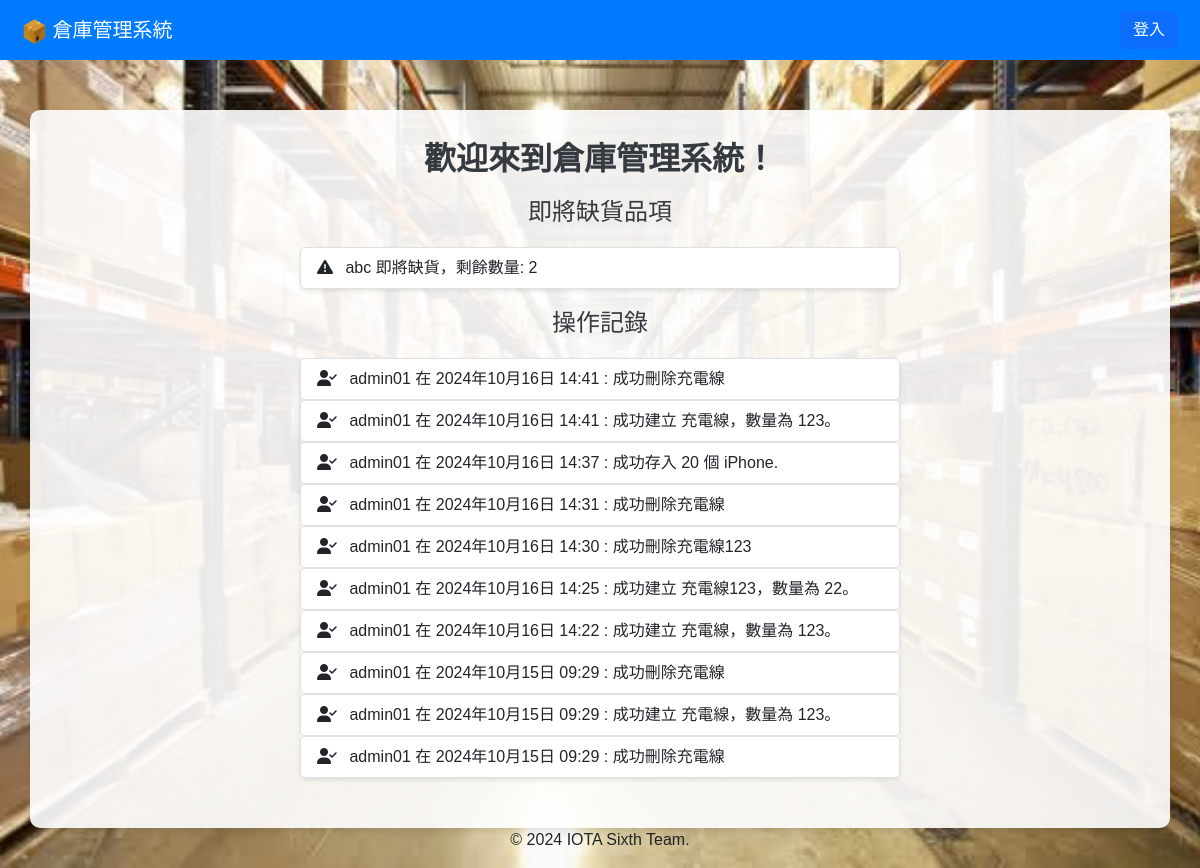
The app's page /, older data.
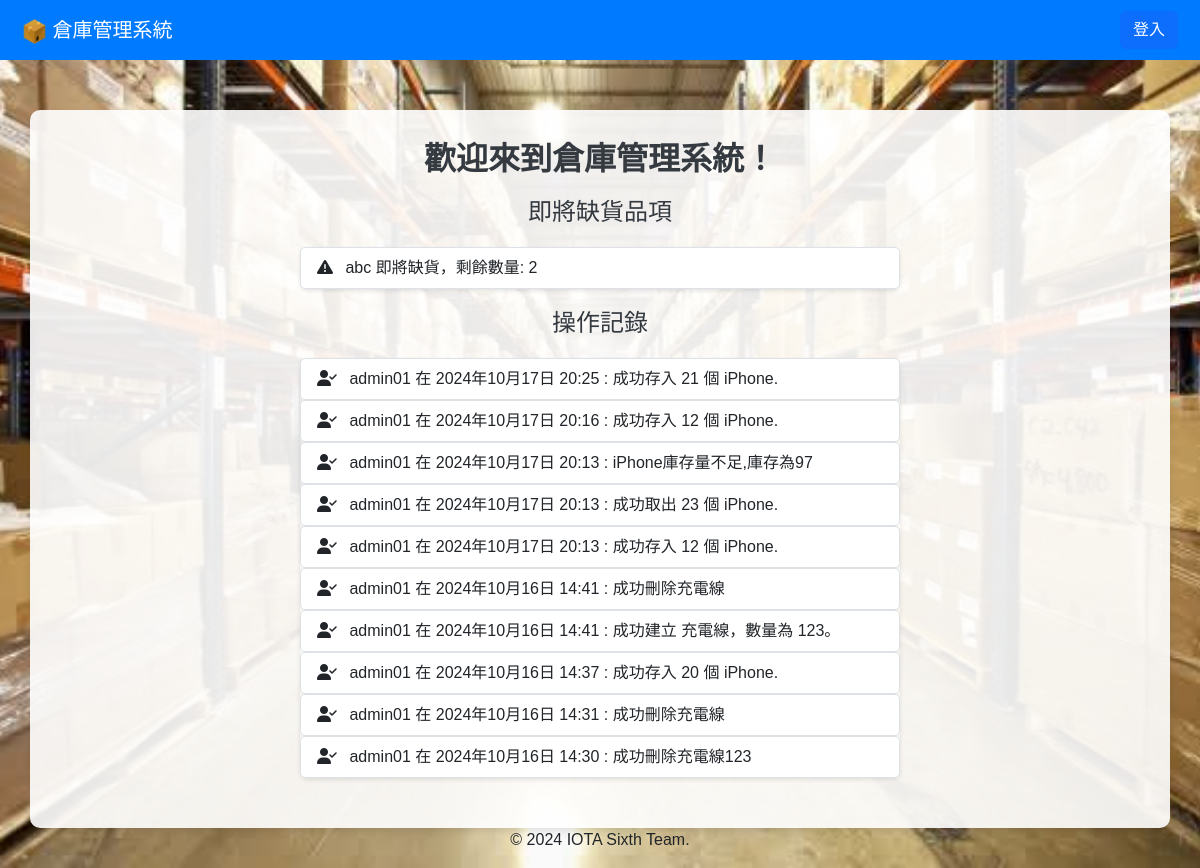
The same page, newer data.
### myapp/models.py (models this page shows, shortened)
class Product(models.Model):
    serial_number = models.AutoField(primary_key=True)  # 流水號，會自動遞增
    barcode = models.CharField(max_length=50, unique=True)
    product_name = models.CharField(max_length=100)  # 貨品名稱
    arrival_date = models.DateField(default=timezone.now)  # 進貨日期，預設為當前日期
    quantity = models.PositiveIntegerField()  # 貨品數量，必須為正整數
    product_type = models.ForeignKey(ProductType, on_delete=models.SET_NULL, null=True)  # 與類型關聯
    description = models.TextField(blank=True, null=True)  # 敘述，允許為空
    supplier = models.ForeignKey(Supplier, on_delete=models.SET_NULL, null=True)  # 與廠商關聯

class ActivityLog(models.Model):
    user = models.ForeignKey(User, on_delete=models.CASCADE)
    action = models.CharField(max_length=255)  # 動作描述
    timestamp = models.DateTimeField(auto_now_add=True)  # 記錄時間

### myapp/views.py (the view)
# urls.py: path('', views.home_view, name='home'),
def home_view(request):
    user = request.user  # 獲取登入者資訊
    logs = ActivityLog.objects.order_by('-timestamp')[:10]  # 只顯示最近的10條記錄
    less_product = Product.objects.filter(quantity__lt=10)
    return render(request, 'home.html', {'user': user,'logs': logs,'less_product':less_product})

### templates/home.html (shortened to what this page needs)
{% extends "base.html" %}
{% block title %}
    {% load static %}
{% endblock title %}
{% block content %}
    <div class="container welcome-container">
        <h1 class="header-title">歡迎來到倉庫管理系統！</h1>
        <h2 class="record-title">即將缺貨品項</h2>
        <div class="log-list">
            <ul class="list-group">
                {% for product in less_product %}
                    <li class="list-group-item d-flex justify-content-between align-items-center">
                        <div>
                            <i class="fa fa-exclamation-triangle me-2"></i>
                            {{ product.product_name }} 即將缺貨，剩餘數量: {{ product.quantity }}
                        </div>
                    </li>
                {% empty %}
                    <li class="list-group-item">目前沒有即將缺貨品項。</li>
                {% endfor %}
            </ul>
        </div>
        <h2 class="record-title">操作記錄</h2>
        <div class="log-list">
            <ul class="list-group">
                {% for log in logs %}
                    <li class="list-group-item d-flex justify-content-between align-items-center">
                        <div>
                            <i class="fas fa-user-check me-2"></i>
                            {{ log.user.username }} 在 {{ log.timestamp|date:"Y年m月d日 H:i" }} : {{ log.action }}
                        </div>
                    </li>
                {% empty %}
                    <li class="list-group-item">目前沒有操作記錄。</li>
                {% endfor %}
            </ul>
        </div>
    </div>
{% endblock content %}

Row changes from the older to the newer data that the page shows:
no longer on this page (row unchanged): ActivityLog: user.username "admin01", timestamp "2024年10月16日 14:25", action "成功建立 充電線123，數量為 22。"
no longer on this page (row unchanged): ActivityLog: user.username "admin01", timestamp "2024年10月16日 14:22", action "成功建立 充電線，數量為 123。"
no longer on this page (row unchanged): ActivityLog: user.username "admin01", timestamp "2024年10月15日 09:29", action "成功刪除充電線"
no longer on this page (row unchanged): ActivityLog: user.username "admin01", timestamp "2024年10月15日 09:29", action "成功建立 充電線，數量為 123。"
no longer on this page (row unchanged): ActivityLog: user.username "admin01", timestamp "2024年10月15日 09:29", action "成功刪除充電線"
added ActivityLog: user.username "admin01", timestamp "2024年10月17日 20:25", action "成功存入 21 個 iPhone."
added ActivityLog: user.username "admin01", timestamp "2024年10月17日 20:16", action "成功存入 12 個 iPhone."
added ActivityLog: user.username "admin01", timestamp "2024年10月17日 20:13", action "iPhone庫存量不足,庫存為97"
added ActivityLog: user.username "admin01", timestamp "2024年10月17日 20:13", action "成功取出 23 個 iPhone."
added ActivityLog: user.username "admin01", timestamp "2024年10月17日 20:13", action "成功存入 12 個 iPhone."
